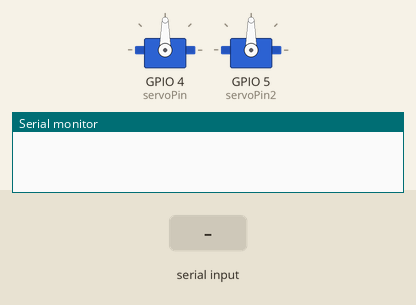
A sketch run on a simulated ESP32. Shown: 2 × servo, the last lines printed to the serial monitor. Inputs (shaded band) come from the test bench.

Above: at 1.2 s.
1.3 s: "motor1:\n" received over Serial
At 1.7 s:
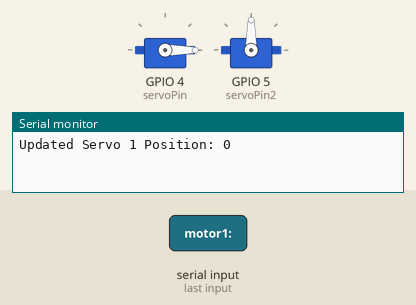
2.8 s: "motor2:\n" received over Serial
At 4.1 s:
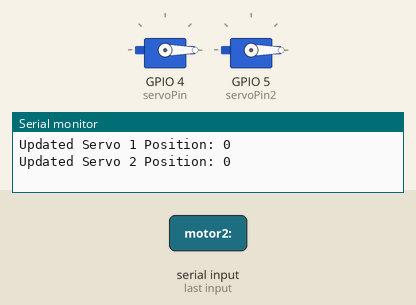
Timing chart, 0 to 5.8 s (numbered marks = the images above; inputs shaded):
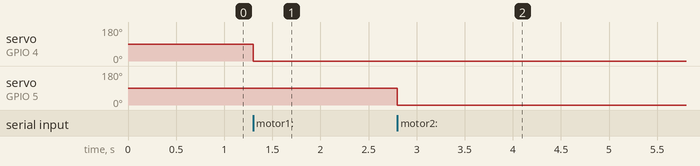

Measured:
- after the input at 1.3 s, servo on GPIO 4 (servoPin): 90° → 0° at once
- after the input at 2.8 s, servo on GPIO 5 (servoPin2): 90° → 0° at once

The sketch:

servocontinuous.ino
```cpp
#include <ESP32Servo.h>

Servo myservo;   // Create servo object for the first servo
Servo myservo2;  // Create servo object for the second servo

// Define pins
#if defined(CONFIG_IDF_TARGET_ESP32S2) || defined(CONFIG_IDF_TARGET_ESP32S3)
int servoPin = 10;
int servoPin2 = 11;
#else
int servoPin = 4;   // Fallback pin for generic ESP32
int servoPin2 = 5;  // Fallback pin for the second servo
#endif

// Variables to store servo positions
int motor1_pos = 90;  // Default to neutral position
int motor2_pos = 90;  // Default to neutral position

void setup() {
  Serial.begin(512000);

  // Allocate timers for the ESP32
  ESP32PWM::allocateTimer(0);
  ESP32PWM::allocateTimer(1);
  ESP32PWM::allocateTimer(2);
  ESP32PWM::allocateTimer(3);

  // Initialize servos
  myservo.setPeriodHertz(50);
  myservo.attach(servoPin, 500, 2500);
  myservo2.setPeriodHertz(50);
  myservo2.attach(servoPin2, 500, 2500);

  // Set initial positions
  myservo.write(motor1_pos);
  myservo2.write(motor2_pos);
}

void loop() {
  static String serialInput = "";  // Store incomplete commands

  // Process serial data
  while (Serial.available() > 0) {
    char incomingChar = Serial.read();  // Read the next character

    // Check for the end of the command
    if (incomingChar == '\n') {
      // Parse the completed command
      parseCommand(serialInput);
      serialInput = "";  // Reset the input buffer
    } else {
      serialInput += incomingChar;  // Add character to the input buffer
    }
  }
}

// Function to parse and execute the command
void parseCommand(const String &command) {
  int motor1_index = command.indexOf("motor1:");
  int motor2_index = command.indexOf("motor2:");

  if (motor1_index != -1) {
    int space_after_motor1 = command.indexOf(' ', motor1_index);
    String motor1_value = (space_after_motor1 != -1)
                          ? command.substring(motor1_index + 7, space_after_motor1)
                          : command.substring(motor1_index + 7);
    motor1_pos = motor1_value.toInt();
    if (motor1_pos >= 0 && motor1_pos <= 180) {
      myservo.write(motor1_pos);
      Serial.print("Updated Servo 1 Position: ");
      Serial.println(motor1_pos);
    } else {
      Serial.println("Invalid position for Servo 1.");
    }
  }

  if (motor2_index != -1) {
    String motor2_value = command.substring(motor2_index + 7);
    motor2_pos = motor2_value.toInt();
    if (motor2_pos >= 0 && motor2_pos <= 180) {
      myservo2.write(motor2_pos);
      Serial.print("Updated Servo 2 Position: ");
      Serial.println(motor2_pos);
    } else {
      Serial.println("Invalid position for Servo 2.");
    }
  }
}
```
